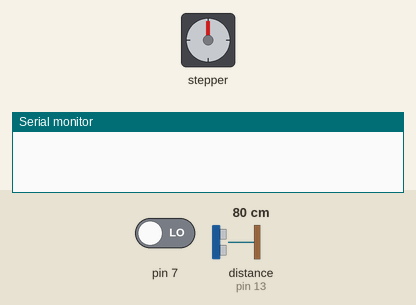
Simulated run of this sketch. Board: Arduino Uno, built with avr-gcc and run on an emulated ATmega328P. On the bench: stepper motor, the last lines printed to the serial monitor. Inputs (shaded band) come from the test bench; at power-on: pin 7 LOW, distance to the obstacle (sensor on pin 13) 80 cm. The echo pulse lasts 58.3 µs per cm; stepper angles assume 2048 steps per turn.

Above: at 1.2 s.
1.3 s: pin 7 driven HIGH
3.0 s: pin 7 driven LOW
At 3.54 s:
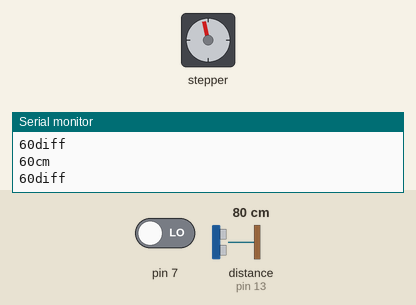
At 4.14 s:
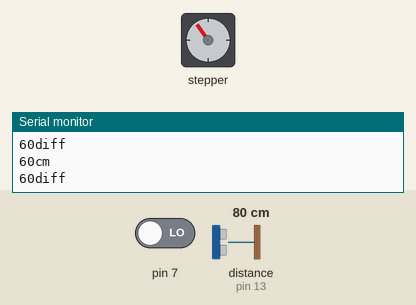
Timing chart, 0 to 21.0 s (numbered marks = the images above; inputs shaded):
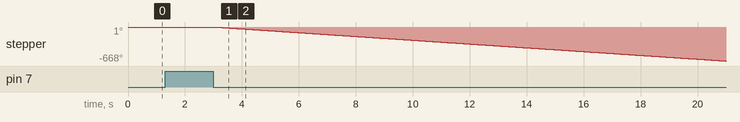

Measured:
- after the input at 3.0 s, stepper: keeps turning counter-clockwise at about 37°/s, starting after 0.09 s

The sketch:

autofokus.ino
```cpp
#include <Stepper.h> // Inkluderar biblioteket Stepper

#define STEPS 32 // Definierar konstanten STEPS med värdet 32

Stepper stepper(STEPS, 8, 10, 9, 11); // Skapar en instans av Stepper-klassen med parametrarna STEPS, och pinnarna 8, 10, 9 och 11 för att styra stegmotorn

// Variabler definieras
int val = 0;
int buttonState = 0;
int trigPin = 12;    // Trigger
int echoPin = 13;    // Echo
long duration, cm, inches;
int prevState = 0;
int cmDiff = 0;
int cmPrev = 0;
int conversion = 0;

void setup() { // Den seriella monitorn startas, motorns hastighet sätts, sensorn och knappen blir tilldelade pins
  Serial.begin(9600);
  stepper.setSpeed(400);
  pinMode(7, INPUT);
  pinMode(trigPin, OUTPUT);
  pinMode(echoPin, INPUT);
}

void loop() {
  buttonState = digitalRead(7); // Tittar på knappens tillstånd
  prevState = buttonState; // Variabeln prevState ges värdet buttonState

  cmPrev = cm; // cmPrev ges värdet cm

  while (buttonState == HIGH){ // Medan knappen är nedtryckt mäter sensorn tiden det tar för ljudet att komma tillbaka till sensorn
    digitalWrite(trigPin, LOW); // Sensorn skickar ut ljud i pulser
    delayMicroseconds(5);
    digitalWrite(trigPin, HIGH);
    delayMicroseconds(10);
    digitalWrite(trigPin, LOW);

    pinMode(echoPin, INPUT); // Sensorn tar emot ljudet
    duration = pulseIn(echoPin, HIGH); // Tiden det tog ges till variabeln duration

    conversion = (duration/2) / 29.1; // duration omvandlas från en tid till en sträcka

    if (conversion >= 20){ // Gör att cm = 0 när kameran är vid sitt minimum fokus avstånd
      cm = conversion - 20;
    }

    Serial.print(cm); //Skriver ut avståndet i monitorn
    Serial.println("cm");

    delay(250);

    buttonState = digitalRead(7); //Knappens tillstånd avläses igen

    cmDiff = cm - cmPrev; // Räknar ut skillnaden mellan nuvarande och förra avståndet

    Serial.print(cmDiff); // Skriver ut skillnaden i avstånd i monitorn
    Serial.println("diff");

  }


  if (prevState != buttonState && buttonState == LOW){ // Körs ifall knappen inte är nedtryckt och knappens förra tillstånd var nedtryckt
    stepper.step(cmDiff * 190 * -1); // Motorn får antalet steg den ska gå beroende på skillnaden i avstånd
  }
}
```
